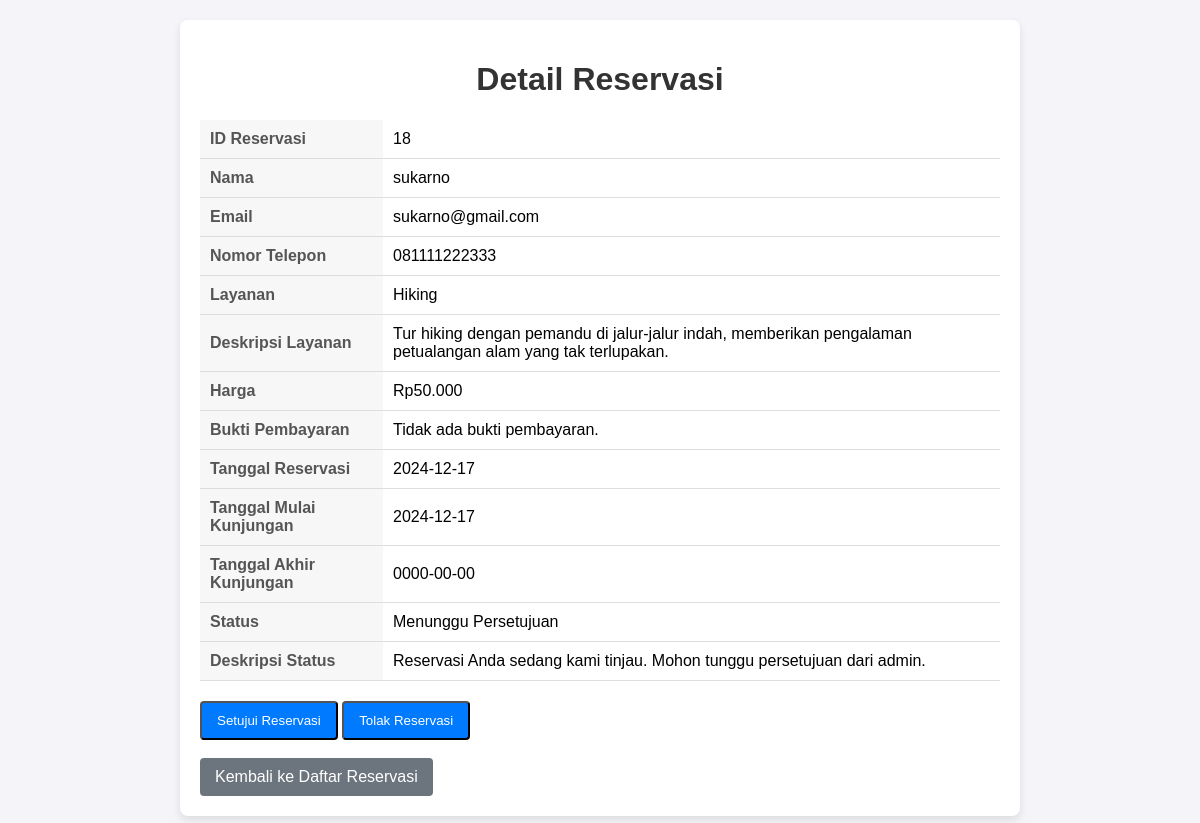
Screenshot of /campground/crm/admin/view_data.php?id=18 with the database file from the repository.
### tables this page shows
CREATE TABLE `tb_reservation` (
  `id_reservation` int(11) NOT NULL,
  `id_tourist` int(11) NOT NULL,
  `id_services` int(11) NOT NULL,
  `reservation_date` date NOT NULL,
  `visit_start_date` date NOT NULL,
  `visit_end_date` date NOT NULL,
  `payment_picture` text NOT NULL,
  `id_status` int(10) NOT NULL,
  `is_tools` tinyint(1) NOT NULL,
  `price` int(11) NOT NULL
);

CREATE TABLE `tb_tourist` (
  `id_tourist` int(11) NOT NULL,
  `name_tourist` varchar(50) NOT NULL,
  `email_tourist` varchar(50) NOT NULL,
  `phone_number_tourist` varchar(15) NOT NULL,
  `password_tourist` text NOT NULL
);

CREATE TABLE `tb_services` (
  `id_services` int(11) NOT NULL,
  `name_services` varchar(50) NOT NULL,
  `desc_services` text NOT NULL,
  `price_services` float NOT NULL
);

CREATE TABLE `tb_status` (
  `id_status` int(11) NOT NULL,
  `title_status` varchar(50) NOT NULL,
  `desc_status` text NOT NULL
);

### campground/crm/admin/view_data.php (the view, shortened to what this page needs)
<?php
include '../db_connection.php';
$id = intval($_GET['id']);
$query = "SELECT tbro.id_reservation, tbr.name_tourist, tbr.email_tourist, tbr.phone_number_tourist,
          tbs.name_services, tbs.desc_services, tbs.price_services, tbro.reservation_date,
          tbro.visit_start_date, tbro.visit_end_date, tbro.payment_picture,
          tbst.title_status, tbst.desc_status, tbro.id_status
          FROM tb_reservation tbro
          JOIN tb_tourist tbr ON tbr.id_tourist = tbro.id_tourist
          JOIN tb_services tbs ON tbs.id_services = tbro.id_services
          JOIN tb_status tbst ON tbst.id_status = tbro.id_status
          WHERE tbro.id_reservation = ?";
$stmt = $conn->prepare($query);
$stmt->bind_param("i", $id);
$stmt->execute();
$result = $stmt->get_result();
$data = $result->fetch_assoc();
?>
<!DOCTYPE html>
<html lang="id">
<head>
</head>
<body>
    <div class="container">
        <h1>Detail Reservasi</h1>
        <table>
            <tr>
                <th>ID Reservasi</th>
                <td><?= htmlspecialchars($data['id_reservation']) ?></td>
            </tr>
            <tr>
                <th>Nama</th>
                <td><?= htmlspecialchars($data['name_tourist']) ?></td>
            </tr>
            <tr>
                <th>Email</th>
                <td><?= htmlspecialchars($data['email_tourist']) ?></td>
            </tr>
            <tr>
                <th>Nomor Telepon</th>
                <td><?= htmlspecialchars($data['phone_number_tourist']) ?></td>
            </tr>
            <tr>
                <th>Layanan</th>
                <td><?= htmlspecialchars($data['name_services']) ?></td>
            </tr>
            <tr>
                <th>Deskripsi Layanan</th>
                <td><?= htmlspecialchars($data['desc_services']) ?></td>
            </tr>
            <tr>
                <th>Harga</th>
                <td>Rp<?= htmlspecialchars(number_format($data['price_services'], 0, ',', '.')) ?></td>
            </tr>
            <tr>
                <th>Bukti Pembayaran</th>
                <td>
                    <?php if (!empty($data['payment_picture'])): ?>
                        <img alt="Payment Proof" style="width: 100px; height: auto;">
                    <?php else: ?>
                        Tidak ada bukti pembayaran.
                    <?php endif; ?>
                </td>
            </tr>
            <tr>
                <th>Tanggal Reservasi</th>
                <td><?= htmlspecialchars($data['reservation_date']) ?></td>
            </tr>
            <tr>
                <th>Tanggal Mulai Kunjungan</th>
                <td><?= htmlspecialchars($data['visit_start_date']) ?></td>
            </tr>
            <tr>
                <th>Tanggal Akhir Kunjungan</th>
                <td><?= htmlspecialchars($data['visit_end_date']) ?></td>
            </tr>
            <tr>
                <th>Status</th>
                <td><?= htmlspecialchars($data['title_status']) ?></td>
            </tr>
            <tr>
                <th>Deskripsi Status</th>
                <td><?= htmlspecialchars($data['desc_status']) ?></td>
            </tr>
        </table>
        <?php if ($data['id_status'] == 1): ?>
            <form method="post">
                <button type="submit" name="new_status" value="2" class="btn">Setujui Reservasi</button>
                <button type="submit" name="new_status" value="6" class="btn">Tolak Reservasi</button>
            </form>
        <?php elseif ($data['id_status'] == 4): ?>
            <form method="post">
                <button type="submit" name="new_status" value="5" class="btn">Selesaikan Reservasi</button>
            </form>
        <?php endif; ?>
        <br>
        <a href="list_reservation.php" class="btn btn-back">Kembali ke Daftar Reservasi</a>
    </div>
</body>
</html>

### campground/crm/admin/view_data.php (style rules this page uses)
body { font-family: Arial, sans-serif; background-color: #f4f4f9; margin: 0; padding: 20px; }
.container { max-width: 800px; margin: auto; background: #ffffff; border-radius: 8px; box-shadow: 0 4px 8px rgba(0, 0, 0, 0.1); padding: 20px; }
h1 { text-align: center; color: #333; }
table { width: 100%; border-collapse: collapse; margin-bottom: 20px; }
table th, table td { text-align: left; padding: 10px; border-bottom: 1px solid #ddd; }
table th { background-color: #f7f7f7; color: #555; }
.btn { display: inline-block; padding: 10px 15px; color: #ffffff; background-color: #007bff; text-decoration: none; border-radius: 4px; text-align: center; }
.btn-back { background-color: #6c757d; }

### rows the page displays
tb_reservation: id_reservation "18", id_tourist.name_tourist "sukarno", id_tourist.email_tourist "sukarno@gmail.com", id_tourist.phone_number_tourist "081111222333", id_services.name_services "Hiking", id_services.desc_services "Tur hiking dengan pemandu di jalur-jalur indah, memberikan pengalaman petualangan alam yang tak terlupakan.", id_services.price_services "50.000", reservation_date "2024-12-17", visit_start_date "2024-12-17", visit_end_date "0000-00-00", id_status.title_status "Menunggu Persetujuan", id_status.desc_status "Reservasi Anda sedang kami tinjau. Mohon tunggu persetujuan dari admin."
